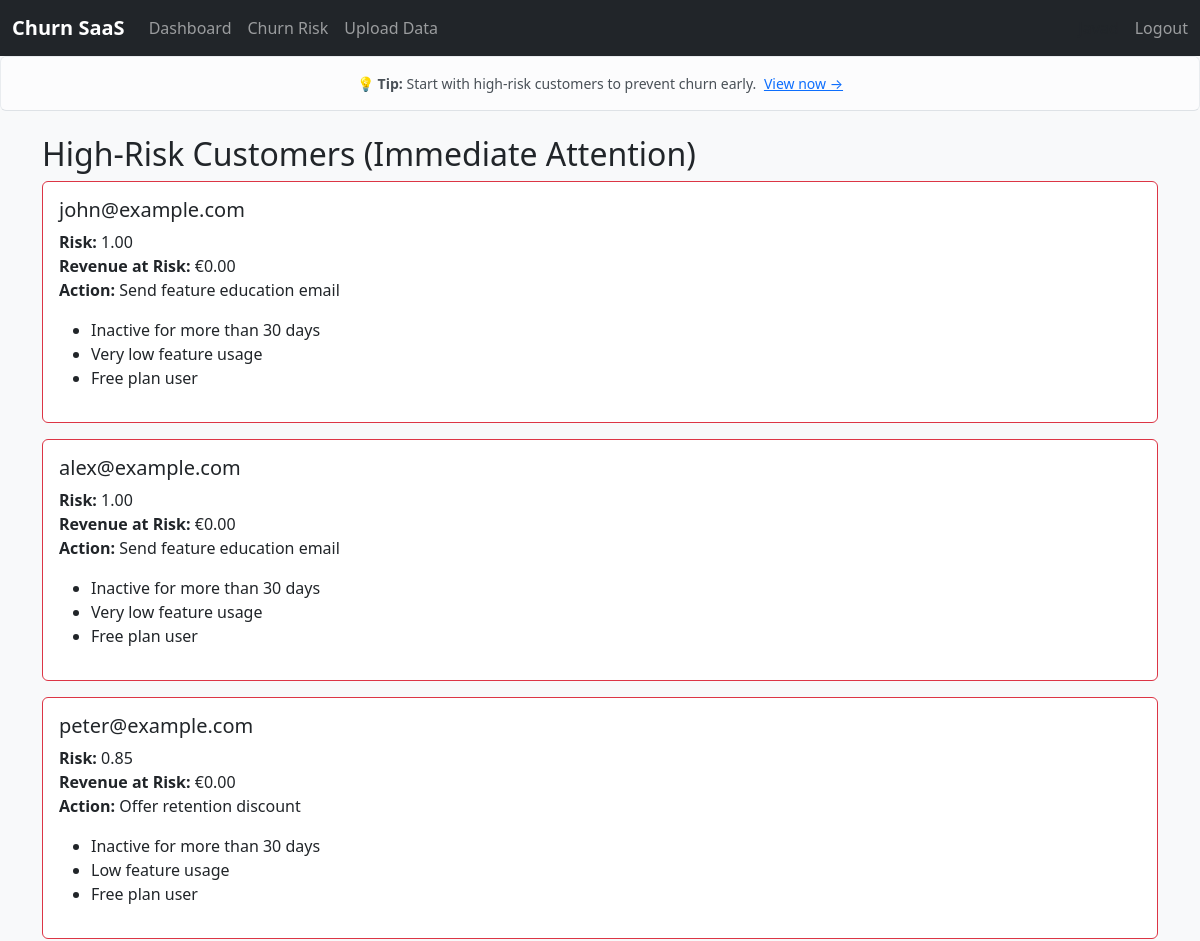
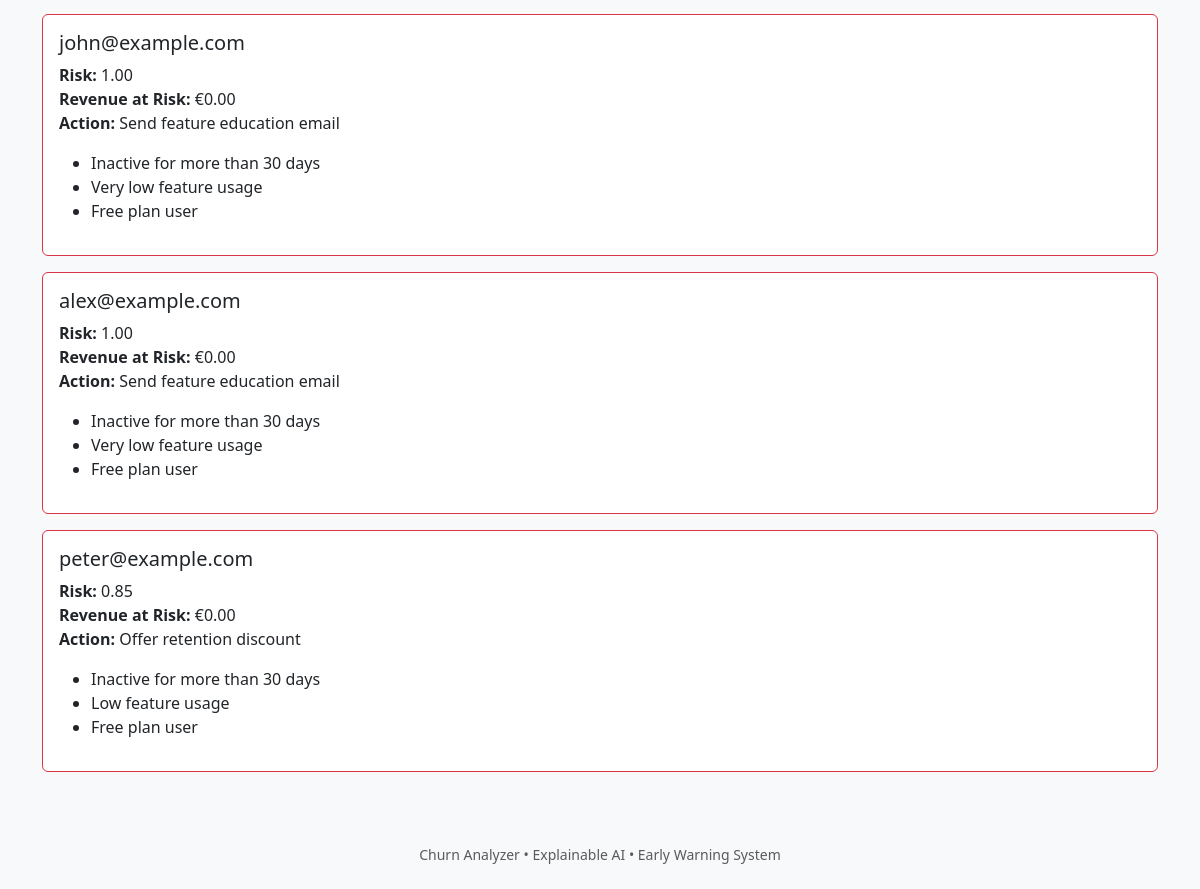
/customers/churn/high-risk/ (signed in), run on the app's committed database (2 pictures, top to bottom).
### customers/models.py (models this page shows, shortened)
class ChurnPrediction(models.Model):
    customer = models.ForeignKey(
        "Customer",
        on_delete=models.CASCADE,
        related_name="churn_predictions"
    )
    tenant = models.ForeignKey(
        Tenant,
        on_delete=models.CASCADE,
        related_name="churn_predictions"
    )
    risk_score = models.FloatField()
    risk_level = models.CharField(max_length=20)
    reasons = models.JSONField()
    revenue_at_risk = models.FloatField(default=0.0)
    recommended_action = models.CharField(
        max_length=255,
        default="No action needed"
    )
    risk_trend = models.CharField(
        max_length=20,
        default="new"  # new / improving / stable / worsening
    )
    early_warning = models.BooleanField(default=False)
    days_in_risk = models.IntegerField(default=0)
    created_at = models.DateTimeField(auto_now_add=True)

class Customer(models.Model):
    tenant = models.ForeignKey(
        Tenant,
        on_delete=models.CASCADE,
        related_name="customers"
    )
    external_id = models.CharField(max_length=255)   # SaaS system customer ID
    email = models.EmailField(null=True, blank=True)
    signup_date = models.DateField(null=True, blank=True)
    last_active_date = models.DateField(null=True, blank=True)
    subscription_type = models.CharField(max_length=100, null=True, blank=True)
    monthly_spend = models.FloatField(null=True, blank=True)
    feature_usage_score = models.FloatField(null=True, blank=True)
    churned = models.BooleanField(default=False)
    uploaded_at = models.DateTimeField(auto_now_add=True)
    class Meta:
        unique_together = ("tenant", "external_id")

### customers/views.py (the view)
# urls.py: path("churn/high-risk/", high_risk_focus_view, name="high_risk_focus"),
@never_cache
@login_required
def high_risk_focus_view(request):
    predictions = (
        ChurnPrediction.objects
        .filter(
            tenant=request.tenant,
            risk_level="high"
        )
        .select_related("customer")
        .order_by("-revenue_at_risk")
    )
    return render(
        request,
        "customers/high_risk_focus.html",
        {"predictions": predictions}
    )

### templates/customers/high_risk_focus.html
{% extends "base.html" %}
{% block content %}
<h2>High-Risk Customers (Immediate Attention)</h2>
{% for p in predictions %}
<div class="card mb-3 border-danger">
    <div class="card-body">
        <h5>{{ p.customer.email }}</h5>
        <p>
            <strong>Risk:</strong> {{ p.risk_score|floatformat:2 }}<br>
            <strong>Revenue at Risk:</strong> €{{ p.revenue_at_risk|floatformat:2 }}<br>
            <strong>Action:</strong> {{ p.recommended_action }}
        </p>
        <ul>
            {% for r in p.reasons %}
                <li>{{ r }}</li>
            {% endfor %}
        </ul>
    </div>
</div>
{% endfor %}
{% endblock %}

### data on the page
ChurnPrediction: customer.email "john@example.com", risk_score "1.00", revenue_at_risk "0.00", recommended_action "Send feature education email", reasons "Inactive for more than 30 days" "Very low feature usage" "Free plan user"
ChurnPrediction: customer.email "alex@example.com", risk_score "1.00", revenue_at_risk "0.00", recommended_action "Send feature education email", reasons "Inactive for more than 30 days" "Very low feature usage" "Free plan user"
ChurnPrediction: customer.email "peter@example.com", risk_score "0.85", revenue_at_risk "0.00", recommended_action "Offer retention discount", reasons "Inactive for more than 30 days" "Low feature usage" "Free plan user"
ChurnPrediction: customer.email "john@example.com", risk_score "1.00", revenue_at_risk "0.00", recommended_action "Send feature education email", reasons "Inactive for more than 30 days" "Very low feature usage" "Free plan user"
ChurnPrediction: customer.email "alex@example.com", risk_score "1.00", revenue_at_risk "0.00", recommended_action "Send feature education email", reasons "Inactive for more than 30 days" "Very low feature usage" "Free plan user"
ChurnPrediction: customer.email "peter@example.com", risk_score "0.85", revenue_at_risk "0.00", recommended_action "Offer retention discount", reasons "Inactive for more than 30 days" "Low feature usage" "Free plan user"
